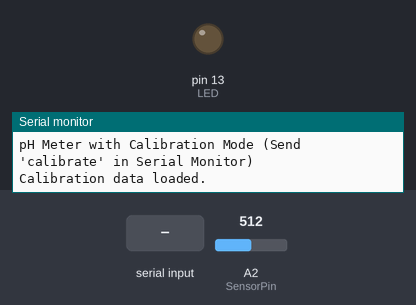
This sketch was run on a simulated Arduino Uno, built with avr-gcc and run on an emulated ATmega328P. On the bench: output pins drawn as LEDs (lit = HIGH), the last lines printed to the serial monitor. Inputs (shaded band) come from the test bench; at power-on: A2 (SensorPin) = 512.

Above: at 0.1 s.
At 1.2 s:
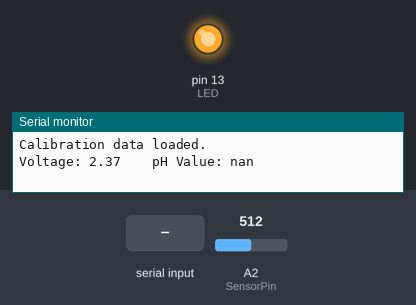
1.3 s: "calibrate\n" received over Serial
At 1.9 s:
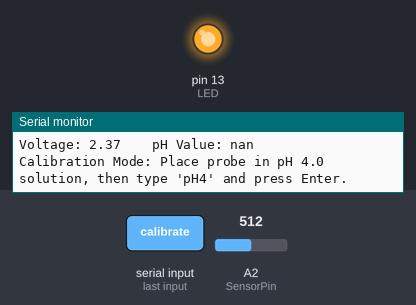
Timing chart, 0 to 4.3 s (numbered marks = the images above; inputs shaded):
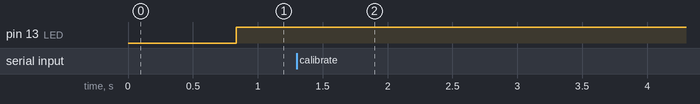

Measured:
- after the input at 1.3 s, pin 13 (LED): stops changing and stays HIGH

The sketch:

pH_meter.ino
```cpp
#include <EEPROM.h>

#define SensorPin A2
#define LED 13
#define samplingInterval 20
#define printInterval 800
#define ArrayLenth 40
#define uart Serial

float voltage_4, voltage_7;   // Tensions mesurées pour les pH de calibration
float slope, intercept;       // Coefficients de la droite de calibration

int pHArray[ArrayLenth];
int pHArrayIndex = 0;

void setup() {
  pinMode(LED, OUTPUT);
  uart.begin(9600);
  uart.println("pH Meter with Calibration Mode (Send 'calibrate' in Serial Monitor)");

  loadCalibration();  // Charger la calibration stockée
}

void loop() {
  static unsigned long samplingTime = millis();
  static unsigned long printTime = millis();
  static float pHValue, voltage;

  if (uart.available()) {  // Vérifier si une commande est reçue
    String command = uart.readStringUntil('\n');
    command.trim();
    if (command == "calibrate") {
      calibrate();
    }
  }

  if (millis() - samplingTime > samplingInterval) {
    pHArray[pHArrayIndex++] = analogRead(SensorPin);
    if (pHArrayIndex == ArrayLenth) pHArrayIndex = 0;

    voltage = avergearray(pHArray, ArrayLenth) * 5.0 / 1024;
    pHValue = slope * voltage + intercept;

    samplingTime = millis();
  }

  if (millis() - printTime > printInterval) {
    uart.print("Voltage: ");
    uart.print(voltage, 2);
    uart.print("    pH Value: ");
    uart.println(pHValue, 2);

    digitalWrite(LED, digitalRead(LED) ^ 1);
    printTime = millis();
  }
}

// Fonction de calibration
void calibrate() {
  uart.println("Calibration Mode: Place probe in pH 4.0 solution, then type 'pH4' and press Enter.");
  waitForCommand("pH4");
  voltage_4 = analogRead(SensorPin) * 5.0 / 1024;
  uart.print("pH 4.0 Voltage: ");
  uart.println(voltage_4, 3);

  uart.println("Now place probe in pH 7.0 solution, then type 'pH7' and press Enter.");
  waitForCommand("pH7");
  voltage_7 = analogRead(SensorPin) * 5.0 / 1024;
  uart.print("pH 7.0 Voltage: ");
  uart.println(voltage_7, 3);

  slope = (7.0 - 4.0) / (voltage_7 - voltage_4);
  intercept = 7.0 - (slope * voltage_7);

  saveCalibration();

  uart.println("Calibration complete!");
  uart.print("Slope: ");
  uart.println(slope, 3);
  uart.print("Intercept: ");
  uart.println(intercept, 3);
}

// Attente d'une commande spécifique dans le moniteur série
void waitForCommand(String expectedCommand) {
  while (true) {
    if (uart.available()) {
      String command = uart.readStringUntil('\n');
      command.trim();
      if (command == expectedCommand) return;
    }
  }
}

// Sauvegarde des valeurs de calibration dans l'EEPROM
void saveCalibration() {
  EEPROM.put(0, voltage_4);
  EEPROM.put(sizeof(float), voltage_7);
  uart.println("Calibration values saved.");
}

// Chargement des valeurs de calibration depuis l'EEPROM
void loadCalibration() {
  EEPROM.get(0, voltage_4);
  EEPROM.get(sizeof(float), voltage_7);

  if (voltage_4 == 0 || voltage_7 == 0) {
    uart.println("No calibration data found. Use 'calibrate' to calibrate.");
    slope = -19.18518519;
    intercept = 41.02740741;
  } else {
    slope = (7.0 - 4.0) / (voltage_7 - voltage_4);
    intercept = 7.0 - (slope * voltage_7);
    uart.println("Calibration data loaded.");
  }
}

// Fonction de filtrage des valeurs extrêmes (inchangée)
double avergearray(int* arr, int number) {
  int i;
  int max, min;
  double avg;
  long amount = 0;

  if (number <= 0) {
    uart.println("Error: Invalid array size.");
    return 0;
  }
  if (number < 5) {
    for (i = 0; i < number; i++) {
      amount += arr[i];
    }
    avg = amount / number;
    return avg;
  } else {
    if (arr[0] < arr[1]) {
      min = arr[0]; max = arr[1];
    } else {
      min = arr[1]; max = arr[0];
    }
    for (i = 2; i < number; i++) {
      if (arr[i] < min) {
        amount += min;
        min = arr[i];
      } else if (arr[i] > max) {
        amount += max;
        max = arr[i];
      } else {
        amount += arr[i];
      }
    }
    avg = (double)amount / (number - 2);
  }
  return avg;
}
```
